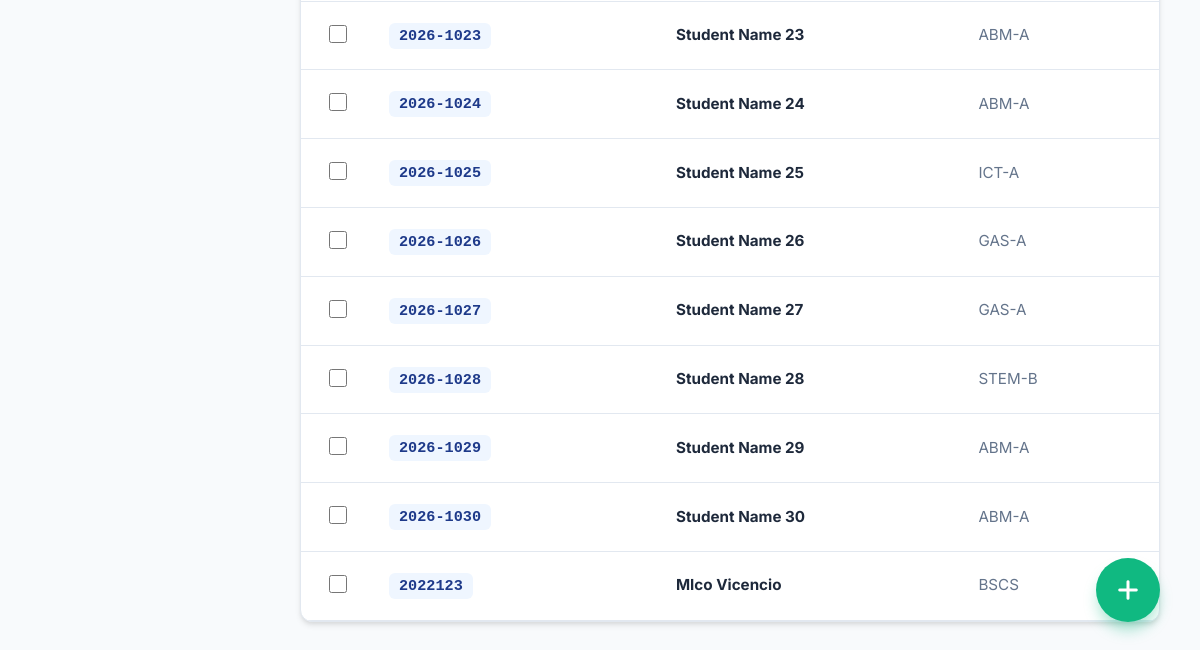
The app's page /manage_students (signed in, lower part), older data.
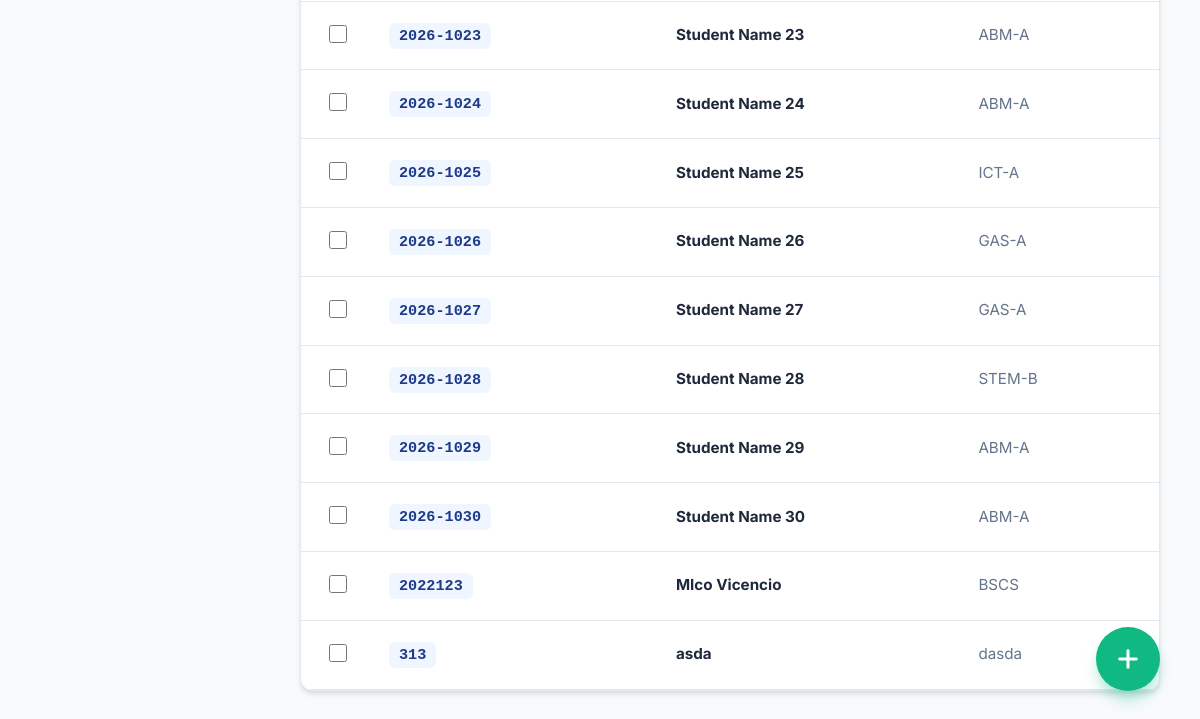
The same page, newer data.
### tables this page shows
CREATE TABLE students (id INTEGER PRIMARY KEY AUTOINCREMENT, rfid_uid TEXT UNIQUE, student_number TEXT UNIQUE, full_name TEXT, address TEXT, age INTEGER, grade TEXT, section TEXT, allergies TEXT, medical_condition TEXT, parent_name TEXT, parent_contact_number TEXT, parent_email TEXT);

### app.py (the view)
@app.route("/manage_students")
def manage_students():
    if session.get("role") != "nurse":
        return redirect(url_for("login"))
    conn = get_db()
    students = conn.execute("SELECT id, student_number, full_name, section, grade, rfid_uid FROM students").fetchall()
    nurse_id = session.get("user_id")
    nurse = conn.execute("SELECT * FROM nurses WHERE id=?", (nurse_id,)).fetchone()
    conn.close()
    return render_template("manage_students.html", students=students, nurse=nurse)

### app.py (called while the page is built)
def get_db():
    conn = sqlite3.connect("clinic.db")
    conn.row_factory = sqlite3.Row
    return conn

### templates/manage_students.html (shortened to what this page needs)
<!DOCTYPE html>
<html lang="en">
<head>
    <link rel="stylesheet" href="https://cdnjs.cloudflare.com/ajax/libs/font-awesome/6.4.0/css/all.min.css">
</head>
<body>
<main>
    <div class="table-wrapper">
        <table>
            <tbody id="studentBody">
                {% for student in students %}
                <tr class="clickable-row" onclick="viewProfile({{ student['id'] }})" data-search="{{ student['full_name'] }} {{ student['student_number'] }} {{ student['section'] }} {{ student['rfid_uid'] }}">
                    <td style="text-align: center;" onclick="event.stopPropagation()"><input type="checkbox" class="student-checkbox" value="{{ student['id'] }}" onclick="updateDeleteBtn()"></td>
                    <td><span class="student-id-pill">{{ student['student_number'] }}</span></td>
                    <td><strong>{{ student['full_name'] }}</strong></td>
                    <td><span style="color: var(--text-muted)">{{ student['section'] }}</span></td>
                </tr>
                {% endfor %}
            </tbody>
        </table>
    </div>
</main>
<button class="fab-add" title="Add New Student" onclick="openAddModal()"><i class="fas fa-plus"></i></button>
</body>
</html>

Row changes from the older to the newer data that the page shows:
added students: student_number "313", full_name "asda", section "dasda"
